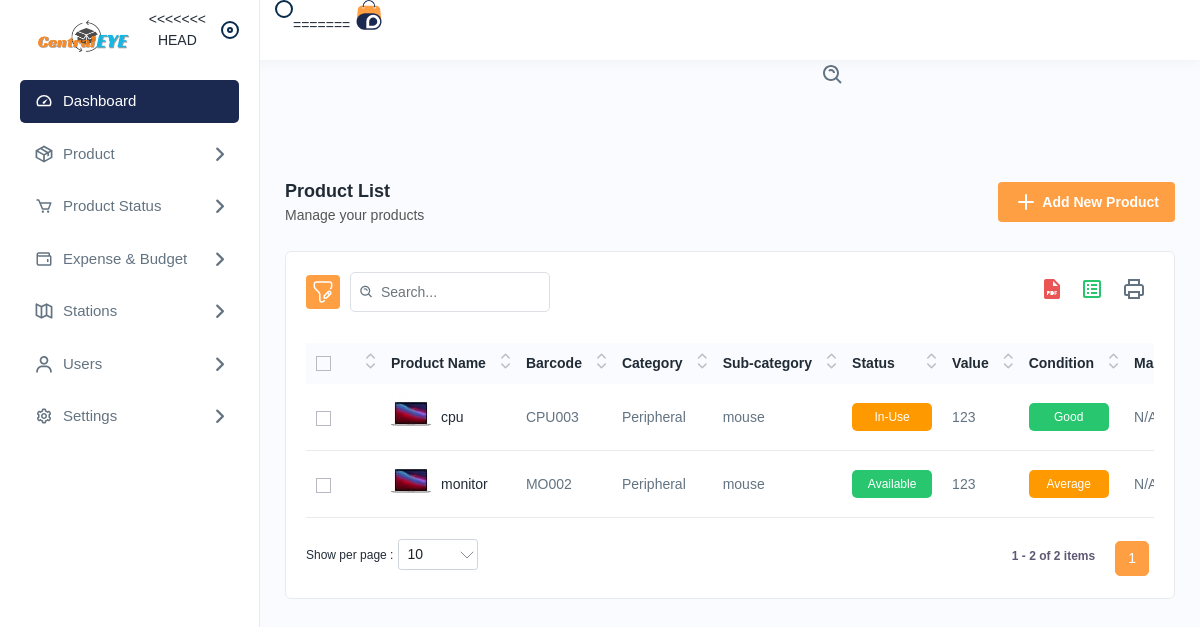
Page /productlist on the committed database.
### app/models.py (models this page shows, shortened)
class Asset(models.Model):
    asset_id = models.IntegerField(primary_key=True, unique=True)
    asset_name = models.CharField(max_length=255)
    asset_category = models.ForeignKey(AssetSubCategory, null=True, blank=True, on_delete=models.SET_NULL)
    barcode = models.CharField(max_length=255, unique=True, null=True, blank=True)
    purchase_date = models.DateField()
    asset_value = models.CharField(max_length=255)
    condition = models.CharField(max_length=20, choices=CONDITION_CHOICES, default='good')
    location = models.CharField(max_length=255)
    assign_to = models.ForeignKey(UserDetails, null=True, blank=True, on_delete=models.SET_NULL)
    asset_status = models.CharField(max_length=20, choices=ASSET_STATUS_CHOICES, default='available')
    asset_maintenance_date = models.DateField(null=True, blank=True)

class AssetSubCategory(models.Model):
    sub_category_id = models.IntegerField(primary_key=True)
    category = models.ForeignKey(AssetCategory, null=True, blank=True, on_delete=models.SET_NULL)
    sub_category_name = models.CharField(max_length=255)
    def __str__(self):
        return self.sub_category_name

class AssetCategory(models.Model):
    category_id = models.IntegerField(primary_key=True)
    category_name = models.CharField(max_length=255)
    def __str__(self):
        return self.category_name

### app/views.py (the view)
# urls.py: path('productlist', views.productlist, name='productlist'),
def productlist(request):
    filter = request.GET.get('filter')
    print(filter)
    if filter:  # Check if a filter is provided
        assets = Asset.objects.filter(assign_to__station__station_name=filter)
        print(assets)
    else:
         assets = Asset.objects.all()
    return render(request, 'productlist.html', {'asset': assets})

### templates/productlist.html (shortened to what this page needs)
{% extends 'navbar.html' %}
{% load static %}
{% block body %}
<div class="main-wrapper">
    <div class="page-wrapper">
        <div class="content">
            <div class="page-header">
                <div class="page-title">
                    <h4>Product List</h4>
                    <h6>Manage your products</h6>
                </div>
                <div class="page-btn">
                    <a href="{% url 'addproduct' %}" class="btn btn-added"><img
                            src="{% static 'assets/img/icons/plus.svg' %}" alt="img" class="me-1">Add New Product</a>
                </div>
            </div>
            <div class="card">
                <div class="card-body">
                    <div class="table-top">
                        <div class="search-set">
                            <div class="search-path">
                                <a class="btn btn-filter" id="filter_search">
                                    <img src="{% static 'assets/img/icons/filter.svg' %}" alt="img">
                                </a>
                            </div>
                            <div class="search-input">
                                <a class="btn btn-searchset"><img src="{% static 'assets/img/icons/search-white.svg' %}"
                                        alt="img"></a>
                            </div>
                        </div>
                        <div class="wordset">
                            <ul>
                                <li>
                                    <a data-bs-toggle="tooltip" data-bs-placement="top" title="pdf"><img
                                            src="{% static 'assets/img/icons/pdf.svg' %}" alt="img"></a>
                                </li>
                                <li>
                                    <a data-bs-toggle="tooltip" data-bs-placement="top" title="excel"><img
                                            src="{% static 'assets/img/icons/excel.svg' %}" alt="img"></a>
                                </li>
                                <li>
                                    <a data-bs-toggle="tooltip" data-bs-placement="top" title="print"><img
                                            src="{% static 'assets/img/icons/printer.svg' %}" alt="img"></a>
                                </li>
                            </ul>
                        </div>
                    </div>
                    <div class="table-responsive">
                        <table class="table  datanew">
                            <thead>
                                <tr>
                                    <th>
                                        <label class="checkboxs">
                                            <span class="checkmarks"></span>
                                        </label>
                                    </th>
                                    <th>Product Name</th>
                                    <th>Barcode</th>
                                    <th>Category </th>
                                    <th>Sub-category</th>
                                    <th>Status</th>
                                    <th>Value</th>
                                    <th>Condition</th>
                                    <th>Maintenance Date</th>
                                </tr>
                            </thead>
                            <tbody>
                                {% for asset in asset %}
                                <tr>
                                    <td>
                                        <label class="checkboxs">
                                            <span class="checkmarks"></span>
                                        </label>
                                    </td>
                                    <td class="productimgname">
                                        <a href="javascript:void(0);" class="product-img">
                                            <img src="{% static 'assets/img/product/product6.jpg' %}" alt="product">
                                        </a>
                                        <a href="javascript:void(0);">{{ asset.asset_name }}</a>
                                    </td>
                                    <td> {% if asset.barcode %}
                                        {{ asset.barcode }}
                                        {% else %}
                                        <span class="text-danger">ADD BARCODE!</span>
                                        {% endif %}
                                    </td>
                                    <td>
                                        {{ asset.asset_category.category }}
                                        </td>
                                    <td> {% if asset.asset_category and asset.asset_category.category %}
                                        {{ asset.asset_category }}
                                        {% else %}
                                        No Category
                                        {% endif %}
                                    </td>
                                    <td>{% if asset.asset_status == 'available' %}
                                        <span class="badges bg-lightgreen">Available</span>
                                        {% elif asset.asset_status == 'in-use' %}
                                        <span class="badges bg-lightyellow">In-Use</span>
                                        {% elif asset.asset_status == 'in-maintenance' %}
                                        <span  class="badges bg" style="background-color: rgb(108, 108, 193);">In-Maintenance</span>
                                        {% elif asset.asset_status == 'expired' %}
                                        <span class="badges bg-lightred">Expired</span>
                                        {% endif %}
                                    </td>
                                    <td>{{ asset.asset_value }}</td>
                                    <td> {% if asset.condition == 'good' %}
                                        <span class="badges bg-lightgreen">Good</span>
                                        {% elif asset.condition == 'average' %}
                                        <span class="badges bg-lightyellow">Average</span>
                                        {% elif asset.condition == 'belowaverage' %}
                                        <span class="badges bg-lightred">BelowAverage</span>
                                        {% endif %}
                                    </td>
                                    <td> {% if asset.asset_maintenance_date %}
                                        {{ asset.asset_maintenance_date|date:"d M Y" }}
                                        {% else %}
                                        N/A
                                        {% endif %}</td>
                                </tr>
                                {% endfor %}
                            </tbody>
                        </table>
                    </div>
                </div>
            </div>
        </div>
    </div>
</div>
{% endblock %}

### rows in the picture
Asset: asset_name "cpu", barcode "CPU003", asset_category.category "Peripheral", asset_category "mouse", asset_status "In-Use", asset_value "123", condition "Good", shows "N/A"
Asset: asset_name "monitor", barcode "MO002", asset_category.category "Peripheral", asset_category "mouse", asset_status "Available", asset_value "123", condition "Average", shows "N/A"
